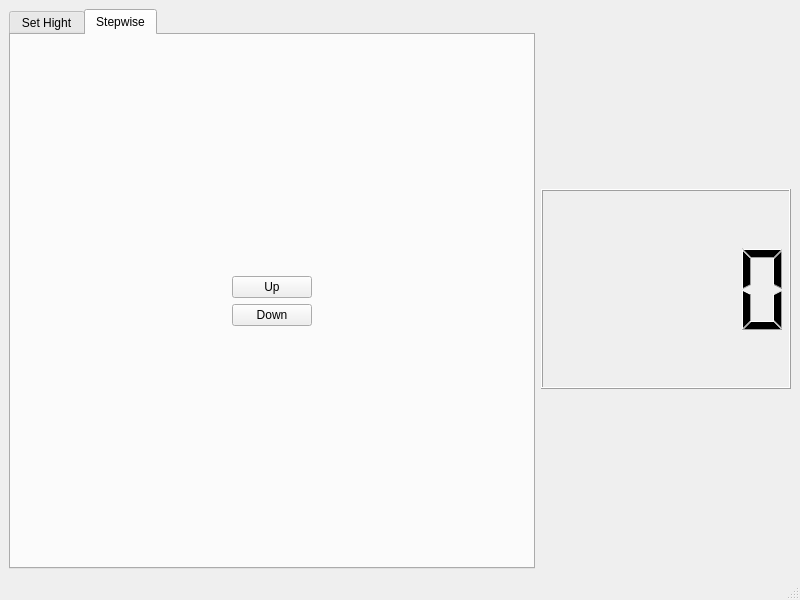
<?xml version="1.0" encoding="UTF-8"?>
<ui version="4.0">
 <class>MainWindow</class>
 <widget class="QMainWindow" name="MainWindow">
  <property name="geometry">
   <rect>
    <x>0</x>
    <y>0</y>
    <width>800</width>
    <height>600</height>
   </rect>
  </property>
  <property name="sizePolicy">
   <sizepolicy hsizetype="Preferred" vsizetype="Preferred">
    <horstretch>0</horstretch>
    <verstretch>0</verstretch>
   </sizepolicy>
  </property>
  <property name="windowTitle">
   <string>MainWindow</string>
  </property>
  <widget class="QWidget" name="centralwidget">
   <property name="sizePolicy">
    <sizepolicy hsizetype="Minimum" vsizetype="Minimum">
     <horstretch>0</horstretch>
     <verstretch>0</verstretch>
    </sizepolicy>
   </property>
   <layout class="QHBoxLayout" name="horizontalLayout_5">
    <item>
     <widget class="QTabWidget" name="tabWidget">
      <property name="whatsThis">
       <string/>
      </property>
      <property name="accessibleName">
       <string/>
      </property>
      <property name="currentIndex">
       <number>1</number>
      </property>
      <widget class="QWidget" name="tab_default">
       <property name="whatsThis">
        <string/>
       </property>
       <property name="accessibleName">
        <string/>
       </property>
       <attribute name="title">
        <string>Set Hight</string>
       </attribute>
       <layout class="QHBoxLayout" name="horizontalLayout">
        <item>
         <spacer name="horizontalSpacer">
          <property name="orientation">
           <enum>Qt::Horizontal</enum>
          </property>
          <property name="sizeHint" stdset="0">
           <size>
            <width>40</width>
            <height>20</height>
           </size>
          </property>
         </spacer>
        </item>
        <item>
         <widget class="QSlider" name="verticalSlider">
          <property name="orientation">
           <enum>Qt::Vertical</enum>
          </property>
         </widget>
        </item>
        <item>
         <spacer name="horizontalSpacer_2">
          <property name="orientation">
           <enum>Qt::Horizontal</enum>
          </property>
          <property name="sizeHint" stdset="0">
           <size>
            <width>40</width>
            <height>20</height>
           </size>
          </property>
         </spacer>
        </item>
       </layout>
      </widget>
      <widget class="QWidget" name="tab_1">
       <attribute name="title">
        <string>Stepwise</string>
       </attribute>
       <layout class="QVBoxLayout" name="verticalLayout_3">
        <item>
         <layout class="QHBoxLayout" name="horizontalLayout_6">
          <item>
           <layout class="QVBoxLayout" name="verticalLayout_4">
            <item>
             <layout class="QHBoxLayout" name="horizontalLayout_2">
              <item>
               <spacer name="horizontalSpacer_3">
                <property name="orientation">
                 <enum>Qt::Horizontal</enum>
                </property>
                <property name="sizeHint" stdset="0">
                 <size>
                  <width>40</width>
                  <height>20</height>
                 </size>
                </property>
               </spacer>
              </item>
              <item>
               <widget class="QPushButton" name="pushButton_2">
                <property name="text">
                 <string>Up</string>
                </property>
               </widget>
              </item>
              <item>
               <spacer name="horizontalSpacer_4">
                <property name="orientation">
                 <enum>Qt::Horizontal</enum>
                </property>
                <property name="sizeHint" stdset="0">
                 <size>
                  <width>40</width>
                  <height>20</height>
                 </size>
                </property>
               </spacer>
              </item>
             </layout>
            </item>
            <item>
             <layout class="QHBoxLayout" name="horizontalLayout_3">
              <item>
               <spacer name="horizontalSpacer_5">
                <property name="orientation">
                 <enum>Qt::Horizontal</enum>
                </property>
                <property name="sizeHint" stdset="0">
                 <size>
                  <width>40</width>
                  <height>20</height>
                 </size>
                </property>
               </spacer>
              </item>
              <item>
               <widget class="QPushButton" name="pushButton">
                <property name="text">
                 <string>Down</string>
                </property>
               </widget>
              </item>
              <item>
               <spacer name="horizontalSpacer_6">
                <property name="orientation">
                 <enum>Qt::Horizontal</enum>
                </property>
                <property name="sizeHint" stdset="0">
                 <size>
                  <width>40</width>
                  <height>20</height>
                 </size>
                </property>
               </spacer>
              </item>
             </layout>
            </item>
           </layout>
          </item>
         </layout>
        </item>
       </layout>
      </widget>
     </widget>
    </item>
    <item>
     <layout class="QVBoxLayout" name="verticalLayout">
      <item>
       <spacer name="verticalSpacer">
        <property name="orientation">
         <enum>Qt::Vertical</enum>
        </property>
        <property name="sizeHint" stdset="0">
         <size>
          <width>20</width>
          <height>40</height>
         </size>
        </property>
       </spacer>
      </item>
      <item>
       <widget class="QLCDNumber" name="lcdNumber_2">
        <property name="minimumSize">
         <size>
          <width>250</width>
          <height>200</height>
         </size>
        </property>
       </widget>
      </item>
      <item>
       <spacer name="verticalSpacer_2">
        <property name="orientation">
         <enum>Qt::Vertical</enum>
        </property>
        <property name="sizeHint" stdset="0">
         <size>
          <width>20</width>
          <height>40</height>
         </size>
        </property>
       </spacer>
      </item>
     </layout>
    </item>
   </layout>
  </widget>
  <widget class="QMenuBar" name="menubar">
   <property name="geometry">
    <rect>
     <x>0</x>
     <y>0</y>
     <width>800</width>
     <height>21</height>
    </rect>
   </property>
  </widget>
  <widget class="QStatusBar" name="statusbar"/>
 </widget>
 <resources/>
 <connections/>
</ui>
